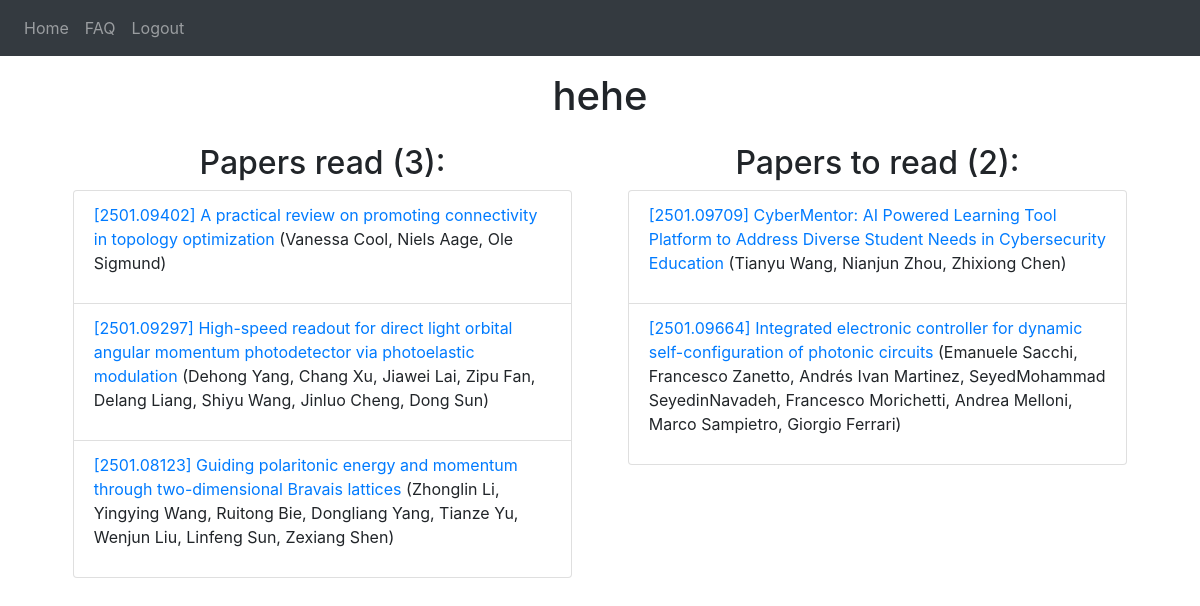
Page /user/hehe (signed in) on the earlier database version.
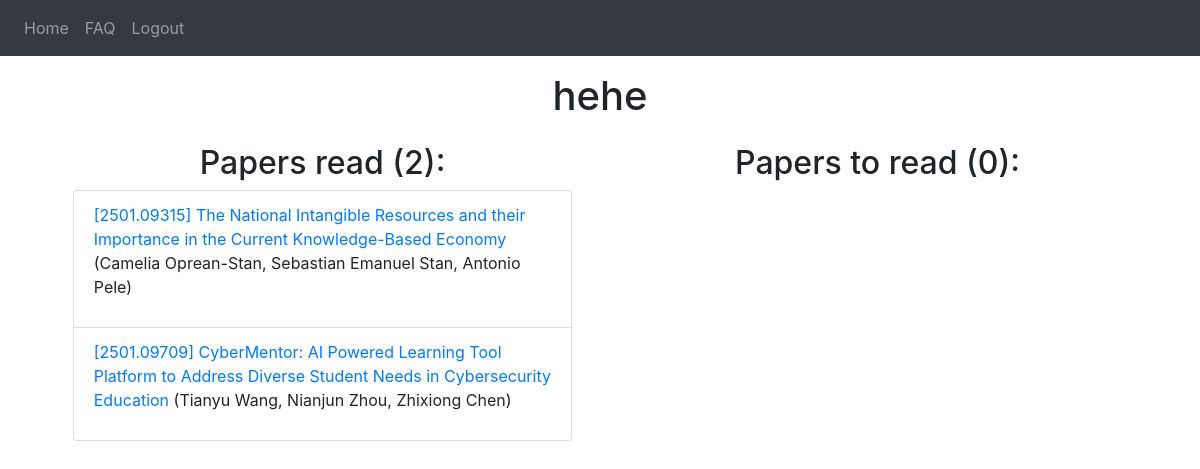
Same page on the later database version.
### website/models.py (models this page shows)
class PaperRead(db.Model):
    id = db.Column(db.Integer, primary_key=True)
    title = db.Column(db.String(10000))
    authors = db.Column(db.String(10000))
    date = db.Column(db.DateTime(timezone=True), default=func.now())
    link = db.Column(db.String(10000))
    user_id = db.Column(db.Integer, db.ForeignKey('user.id'))

class PaperToRead(db.Model):
    id = db.Column(db.Integer, primary_key=True)
    title = db.Column(db.String(10000))
    authors = db.Column(db.String(10000))
    date = db.Column(db.DateTime(timezone=True), default=func.now())
    link = db.Column(db.String(10000))
    user_id = db.Column(db.Integer, db.ForeignKey('user.id'))

### website/views.py (the view)
@views.route('/user/<username>', methods=['GET', 'POST'])
@login_required
def user(username):
    user = db.first_or_404(sa.select(User).where(User.username == username))
    return render_template('user.html', user=user)

### website/__init__.py (called while the page is built)
def create_app():
    app = Flask(__name__)
    app.config['SECRET_KEY'] = secret_key.SECRET_KEY
    app.config['SQLALCHEMY_DATABASE_URI'] = f'sqlite:///{DB_NAME}'
    db.init_app(app)
    from .views import views
    from .auth import auth
    app.register_blueprint(views, url_prefix='/')
    app.register_blueprint(auth, url_prefix='/')
    from .models import User, PaperToRead, PaperRead
    with app.app_context():
        db.create_all()
    login_manager = LoginManager()
    login_manager.login_view = 'auth.login'
    login_manager.init_app(app)
    @login_manager.user_loader
    def load_user(id):
        return User.query.get(int(id))
    return app

### website/templates/user.html (shortened to what this page needs)
<link rel="stylesheet" href="{{ url_for('static', filename='styles.css') }}">
<!DOCTYPE html>
<html lang="en">
<head>
</head>
<body>
{% extends "base.html" %}
{% block content %}
<div class="user-container">
    <h1>{{ user.username }}</h1>
</div>
<div class="container-userpage">
<div class="container-papers">
    <h2 class="papers_list">Papers read ({{ user.papers_read|length }}):</h2>
    <ul class="ul-centered">
        {% for paper_read in user.papers_read %}
        <li class="list-group-item li-papers">
            <p><a href={{ paper_read.link }}>{{ paper_read.title }}</a> ({{ paper_read.authors }})</p>
        </li>
        {% endfor %}
    </ul>
</div>
<div class="container-papers">
    <h2 class="papers_list">Papers to read ({{ user.papers_to_read|length }}):</h2>
    <ul class="ul-centered">
        {% for paper_to_read in user.papers_to_read %}
        <li class="list-group-item li-papers">
            <p><a href={{ paper_to_read.link }}>{{ paper_to_read.title }}</a> ({{ paper_to_read.authors }})</p>
        </li>
        {% endfor %}
    </ul>
</div>
</div>
{% endblock %}

Differences in the rows shown:
removed PaperRead: title "[2501.09402] A practical review on promoting connectivity in topology optimization", authors "Vanessa Cool, Niels Aage, Ole Sigmund"
removed PaperRead: title "[2501.09297] High-speed readout for direct light orbital angular momentum photodetector via photoelastic modulation", authors "Dehong Yang, Chang Xu, Jiawei Lai, Zipu Fan, Delang Liang, Shiyu Wang, Jinluo Cheng, Dong Sun"
removed PaperToRead: title "[2501.09709] CyberMentor: AI Powered Learning Tool Platform to Address Diverse Student Needs in Cybersecurity Education", authors "Tianyu Wang, Nianjun Zhou, Zhixiong Chen"
removed PaperToRead: title "[2501.09664] Integrated electronic controller for dynamic self-configuration of photonic circuits", authors "Emanuele Sacchi, Francesco Zanetto, Andrés Ivan Martinez, SeyedMohammad SeyedinNavadeh, Francesco Morichetti, Andrea Melloni, Marco Sampietro, Giorgio Ferrari"
changed PaperRead: title "[2501.08123] Guiding polaritonic energy and momentum through two-dimensional Bravais lattices" → "[2501.09315] The National Intangible Resources and their Importance in the Current Knowledge-Based Economy"; authors "Zhonglin Li, Yingying Wang, Ruitong Bie, Dongliang Yang, Tianze Yu, Wenjun Liu, Linfeng Sun, Zexiang Shen" → "Camelia Oprean-Stan, Sebastian Emanuel Stan, Antonio Pele"
added PaperRead: title "[2501.09709] CyberMentor: AI Powered Learning Tool Platform to Address Diverse Student Needs in Cybersecurity Education", authors "Tianyu Wang, Nianjun Zhou, Zhixiong Chen"
Other differences:
{{ user.papers_read|length }}: "3" → "2"
{{ user.papers_to_read|length }}: "2" → "0"
